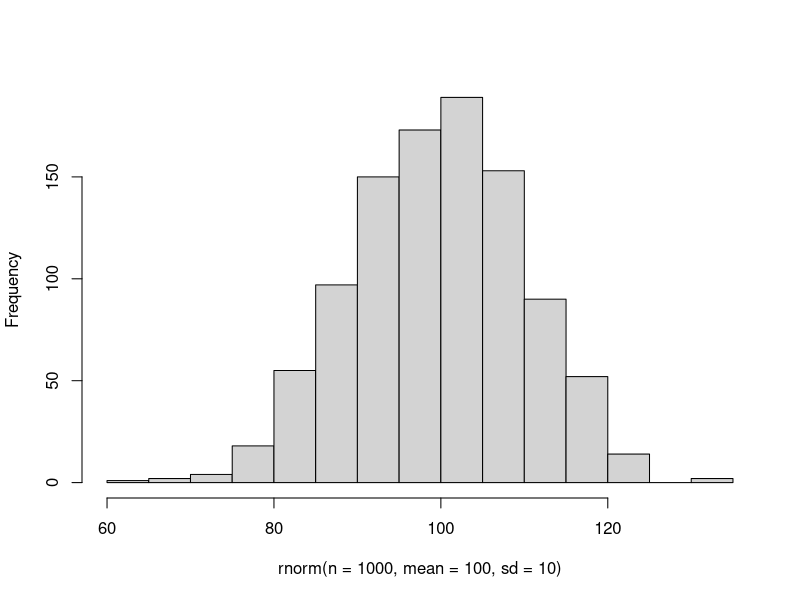
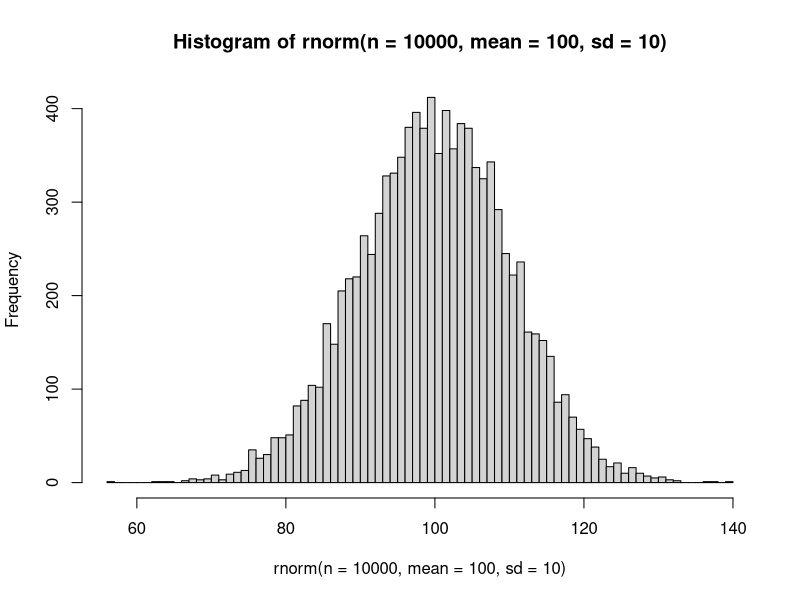
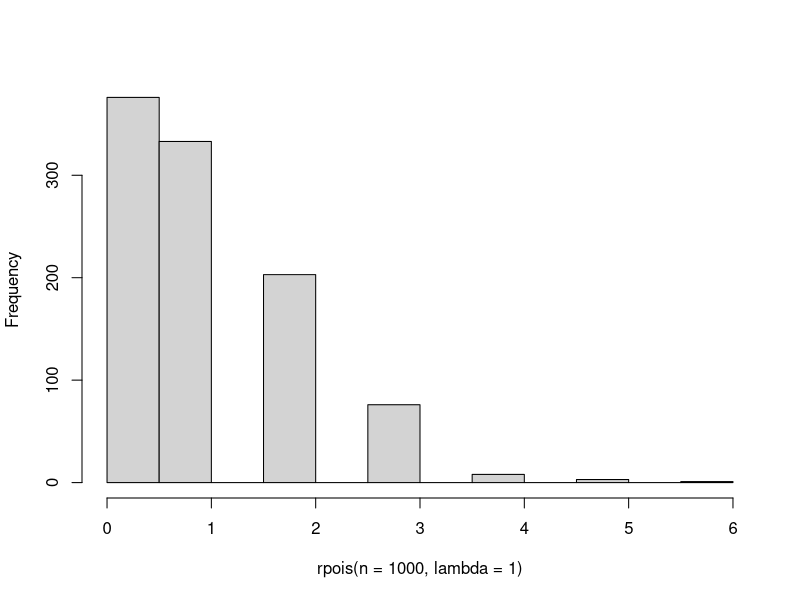
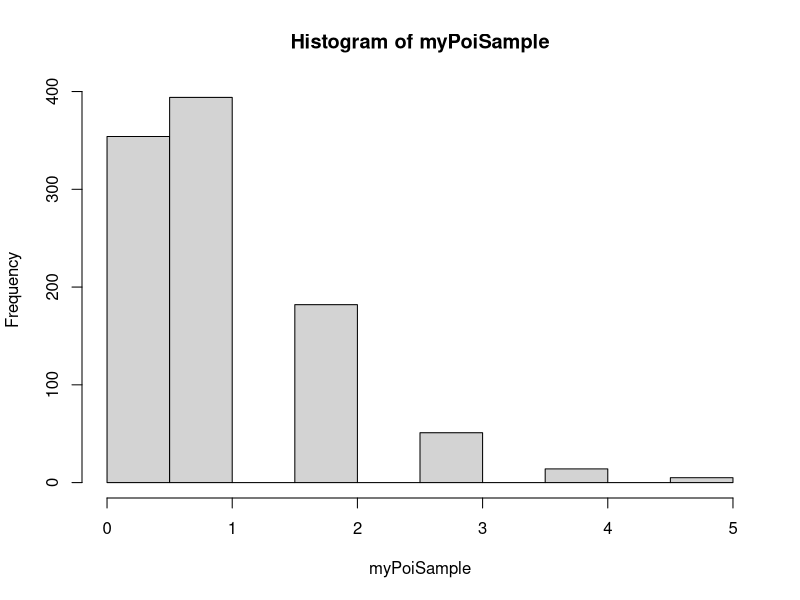

Here is the R script that generated these plots, in order:
## ---- chunk 1
#####################################
# Reasoning with Data: Chapter 1

rainfall <- c(0,0,0,2,1,1,4) # Amount of rain each day this week
sum(rainfall) / length(rainfall) # Compute the mean the hard way
mean(rainfall) # Use a function to compute the mean
## ---- chunk 2
#install.packages("modeest") # Download the mode estimation package
library(modeest) # Make the package ready to use
mfv(rainfall) # mfv stands for most frequent value  
## ---- chunk 3
votes <- c(200,300,400) # Here is scenario one 
(votes - mean(votes)) ^ 2 # Show a list of squared deviations
sum( (votes - mean(votes)) ^ 2) # Add them together
sum( (votes - mean(votes)) ^ 2) / length(votes) # Divide by the number of observations
## ---- chunk 4
votes1 <- c(200,300,400) # Here is scenario one again
sqrt( sum((votes1 - mean(votes1))^2) / length(votes1) ) # That is the standard deviation
votes2 <- c(299,300,301) # Here is scenario two
sqrt( sum((votes2 - mean(votes2))^2) / length(votes2) ) # And the same for candidate 2
## ---- chunk 5
hist( rnorm(n=1000, mean=100, sd=10), main=NULL )
## ---- chunk 6
hist( rnorm(n=10000, mean=100, sd=10), breaks=100 )
## ---- chunk 7
hist(rpois(n=1000, lambda=1), main=NULL)
## ---- chunk 8
mean(rpois(n=1000, lambda=1))

myPoiSample <- rpois(n=1000, lambda=1)
mean(myPoiSample)
hist(myPoiSample)
## ---- chunk 9
